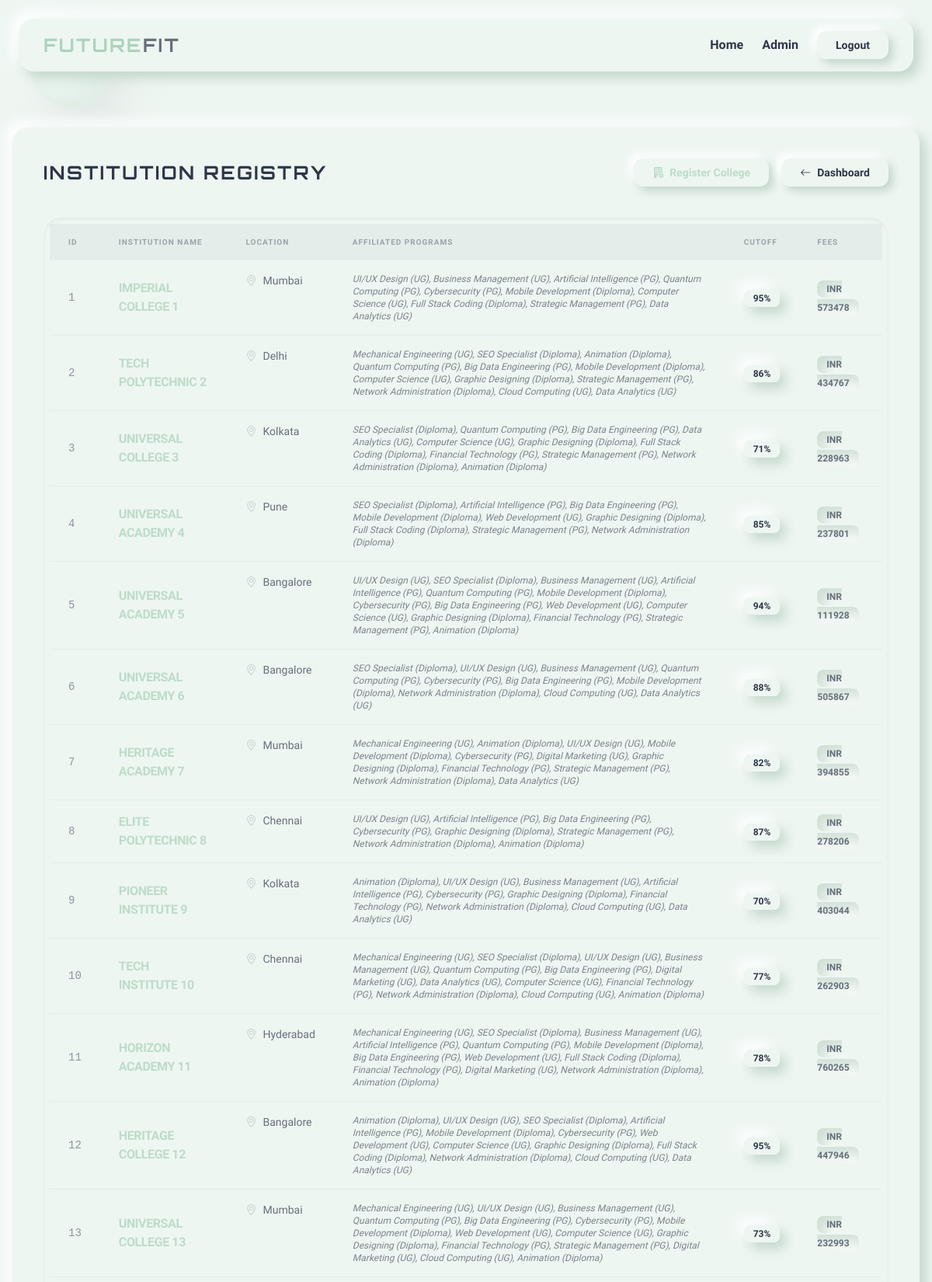
/admin/colleges (signed in, upper part), run on the app's committed database.
### src/models.py (models this page shows, shortened)
class College(db.Model):
    id = db.Column(db.Integer, primary_key=True)
    name = db.Column(db.String(100), nullable=False)
    location = db.Column(db.String(100), nullable=False)
    affiliates = db.Column(db.String(200)) # Courses offered
    cutoff_score = db.Column(db.Integer)
    fees = db.Column(db.Integer)
    institute_type = db.Column(db.String(50)) # 'Government', 'Private', 'Deemed'
    ranking = db.Column(db.Integer) # NIRF Ranking
    facilities = db.Column(db.String(200)) # comma separated: 'Hostel,WiFi,etc'

### src/routes_admin.py (the view)
@admin_bp.route("/admin/colleges")
@login_required
def view_colleges():
    if current_user.role != 'admin':
        abort(403)
    colleges = College.query.all()
    return render_template('admin_colleges.html', colleges=colleges, title='Manage Colleges')

### app.py (called while the page is built)
    @app.context_processor
    def inject_year():
        from datetime import datetime
        return {'year': datetime.utcnow().year}

### src/models.py (called while the page is built)
@login_manager.user_loader
def load_user(user_id):
    return User.query.get(int(user_id))

### templates/admin_colleges.html
{% extends "layout.html" %}
{% block content %}
<div class="nm-flat p-10 mt-12">
    <div class="flex flex-col md:flex-row justify-between items-center mb-10 gap-6">
        <h2 class="font-orbitron text-2xl font-bold text-nm-text tracking-widest uppercase">Institution Registry</h2>
        <div class="flex gap-4">
            <a href="{{ url_for('admin_bp.new_college') }}"
                class="nm-btn rounded-xl py-2 px-6 text-sm font-bold text-nm-accent flex items-center gap-2">
                <i class="bi bi-building-fill-add"></i> Register College
            </a>
            <a href="{{ url_for('admin_bp.dashboard') }}"
                class="nm-btn rounded-xl py-2 px-6 text-sm font-semibold flex items-center gap-2">
                <i class="bi bi-arrow-left"></i> Dashboard
            </a>
        </div>
    </div>
    <div class="nm-inset p-2 rounded-3xl overflow-hidden shadow-inner">
        <div class="overflow-x-auto">
            <table class="w-full text-left">
                <thead class="bg-nm-text bg-opacity-5">
                    <tr>
                        <th class="px-6 py-4 text-[10px] font-bold uppercase tracking-widest opacity-40">ID</th>
                        <th class="px-6 py-4 text-[10px] font-bold uppercase tracking-widest opacity-40">Institution
                            Name</th>
                        <th class="px-6 py-4 text-[10px] font-bold uppercase tracking-widest opacity-40">Location</th>
                        <th class="px-6 py-4 text-[10px] font-bold uppercase tracking-widest opacity-40">Affiliated
                            Programs</th>
                        <th class="px-6 py-4 text-[10px] font-bold uppercase tracking-widest opacity-40">Cutoff</th>
                        <th class="px-6 py-4 text-[10px] font-bold uppercase tracking-widest opacity-40">Fees</th>
                    </tr>
                </thead>
                <tbody class="divide-y divide-nm-text divide-opacity-5">
                    {% for college in colleges %}
                    <tr class="hover:bg-nm-text hover:bg-opacity-[0.02] transition-colors">
                        <td class="px-6 py-4 font-mono text-sm opacity-50">{{ college.id }}</td>
                        <td class="px-6 py-4 font-bold text-nm-accent uppercase tracking-tight">{{ college.name }}</td>
                        <td class="px-6 py-4 text-sm opacity-70 flex items-center">
                            <i class="bi bi-geo-alt mr-2 opacity-30"></i> {{ college.location }}
                        </td>
                        <td class="px-6 py-4 text-xs opacity-60 italic">{{ college.affiliates }}</td>
                        <td class="px-6 py-4">
                            <span class="nm-flat px-3 py-1 rounded-lg text-xs font-bold">{{ college.cutoff_score
                                }}%</span>
                        </td>
                        <td class="px-6 py-4">
                            <span class="nm-inset px-3 py-1 rounded-lg text-xs font-bold opacity-70">INR {{ college.fees
                                }}</span>
                        </td>
                    </tr>
                    {% endfor %}
                </tbody>
            </table>
        </div>
    </div>
</div>
{% endblock %}

### static/css/neumorphic.css (style rules this page uses)
:root { --nm-bg: #eef6f2; --nm-surface: #eef6f2; --nm-shadow-dark: #c2d6ca; --nm-shadow-light: #ffffff; --nm-primary: #acd3bc; --nm-accent: #bddcc9; --nm-text: #2d3748; --nm-text-muted: #718096; }
body { background-color: var(--nm-bg); color: var(--nm-text); font-family: 'Rajdhani', sans-serif; }
.nm-flat { background: var(--nm-surface); border-radius: 20px; box-shadow: 8px 8px 16px var(--nm-shadow-dark), -8px -8px 16px var(--nm-shadow-light); transition: all 0.3s ease; }
.nm-inset { background: var(--nm-surface); border-radius: 20px; box-shadow: inset 8px 8px 16px var(--nm-shadow-dark), inset -8px -8px 16px var(--nm-shadow-light); }
.nm-btn { border: none; outline: none; padding: 10px 20px; background: var(--nm-surface); color: var(--nm-text); font-weight: 600; cursor: pointer; box-shadow: 6px 6px 12px var(--nm-shadow-dark), -6px -6px 12px var(--nm-shadow-light); transition: all 0.2s ease; }

### templates/layout.html (style rules this page uses)
.font-orbitron { font-family: 'Orbitron', sans-serif; }
.font-rajdhani { font-family: 'Rajdhani', sans-serif; }

### data on the page
College: id "1", name "IMPERIAL COLLEGE 1", location "Mumbai", affiliates "UI/UX Design (UG), Business Management (UG), Artificial Intelligence (PG), Quantum Computing (PG), Cybersecurity (PG), Mobile Development (Diploma), Computer Science (UG), Full Stack Coding (Diploma), Strategic Management (PG), Data Analytics (UG)", cutoff_score "95", fees "573478"
College: id "2", name "TECH POLYTECHNIC 2", location "Delhi", affiliates "Mechanical Engineering (UG), SEO Specialist (Diploma), Animation (Diploma), Quantum Computing (PG), Big Data Engineering (PG), Mobile Development (Diploma), Computer Science (UG), Graphic Designing (Diploma), Strategic Management (PG), Network Administration (Diploma), Cloud Computing (UG), Data Analytics (UG)", cutoff_score "86", fees "434767"
College: id "3", name "UNIVERSAL COLLEGE 3", location "Kolkata", affiliates "SEO Specialist (Diploma), Quantum Computing (PG), Big Data Engineering (PG), Data Analytics (UG), Computer Science (UG), Graphic Designing (Diploma), Full Stack Coding (Diploma), Financial Technology (PG), Strategic Management (PG), Network Administration (Diploma), Animation (Diploma)", cutoff_score "71", fees "228963"
College: id "4", name "UNIVERSAL ACADEMY 4", location "Pune", affiliates "SEO Specialist (Diploma), Artificial Intelligence (PG), Big Data Engineering (PG), Mobile Development (Diploma), Web Development (UG), Graphic Designing (Diploma), Full Stack Coding (Diploma), Strategic Management (PG), Network Administration (Diploma)", cutoff_score "85", fees "237801"
College: id "5", name "UNIVERSAL ACADEMY 5", location "Bangalore", affiliates "UI/UX Design (UG), SEO Specialist (Diploma), Business Management (UG), Artificial Intelligence (PG), Quantum Computing (PG), Mobile Development (Diploma), Cybersecurity (PG), Big Data Engineering (PG), Web Development (UG), Computer Science (UG), Graphic Designing (Diploma), Financial Technology (PG), Strategic Management (PG), Animation (Diploma)", cutoff_score "94", fees "111928"
College: id "6", name "UNIVERSAL ACADEMY 6", location "Bangalore", affiliates "SEO Specialist (Diploma), UI/UX Design (UG), Business Management (UG), Quantum Computing (PG), Cybersecurity (PG), Big Data Engineering (PG), Mobile Development (Diploma), Network Administration (Diploma), Cloud Computing (UG), Data Analytics (UG)", cutoff_score "88", fees "505867"
College: id "7", name "HERITAGE ACADEMY 7", location "Mumbai", affiliates "Mechanical Engineering (UG), Animation (Diploma), UI/UX Design (UG), Mobile Development (Diploma), Cybersecurity (PG), Digital Marketing (UG), Graphic Designing (Diploma), Financial Technology (PG), Strategic Management (PG), Network Administration (Diploma), Data Analytics (UG)", cutoff_score "82", fees "394855"
College: id "8", name "ELITE POLYTECHNIC 8", location "Chennai", affiliates "UI/UX Design (UG), Artificial Intelligence (PG), Big Data Engineering (PG), Cybersecurity (PG), Graphic Designing (Diploma), Strategic Management (PG), Network Administration (Diploma), Animation (Diploma)", cutoff_score "87", fees "278206"
College: id "9", name "PIONEER INSTITUTE 9", location "Kolkata", affiliates "Animation (Diploma), UI/UX Design (UG), Business Management (UG), Artificial Intelligence (PG), Cybersecurity (PG), Graphic Designing (Diploma), Financial Technology (PG), Network Administration (Diploma), Cloud Computing (UG), Data Analytics (UG)", cutoff_score "70", fees "403044"
College: id "10", name "TECH INSTITUTE 10", location "Chennai", affiliates "Mechanical Engineering (UG), SEO Specialist (Diploma), UI/UX Design (UG), Business Management (UG), Quantum Computing (PG), Big Data Engineering (PG), Digital Marketing (UG), Data Analytics (UG), Computer Science (UG), Financial Technology (PG), Network Administration (Diploma), Cloud Computing (UG), Animation (Diploma)", cutoff_score "77", fees "262903"
College: id "11", name "HORIZON ACADEMY 11", location "Hyderabad", affiliates "Mechanical Engineering (UG), SEO Specialist (Diploma), Business Management (UG), Artificial Intelligence (PG), Quantum Computing (PG), Mobile Development (Diploma), Big Data Engineering (PG), Web Development (UG), Full Stack Coding (Diploma), Financial Technology (PG), Digital Marketing (UG), Network Administration (Diploma), Animation (Diploma)", cutoff_score "78", fees "760265"
College: id "12", name "HERITAGE COLLEGE 12", location "Bangalore", affiliates "Animation (Diploma), UI/UX Design (UG), SEO Specialist (Diploma), Artificial Intelligence (PG), Mobile Development (Diploma), Cybersecurity (PG), Web Development (UG), Computer Science (UG), Graphic Designing (Diploma), Full Stack Coding (Diploma), Network Administration (Diploma), Cloud Computing (UG), Data Analytics (UG)", cutoff_score "95", fees "447946"
College: id "13", name "UNIVERSAL COLLEGE 13", location "Mumbai", affiliates "Mechanical Engineering (UG), UI/UX Design (UG), Business Management (UG), Quantum Computing (PG), Big Data Engineering (PG), Cybersecurity (PG), Mobile Development (Diploma), Web Development (UG), Computer Science (UG), Graphic Designing (Diploma), Financial Technology (PG), Strategic Management (PG), Digital Marketing (UG), Cloud Computing (UG), Animation (Diploma)", cutoff_score "73", fees "232993"
